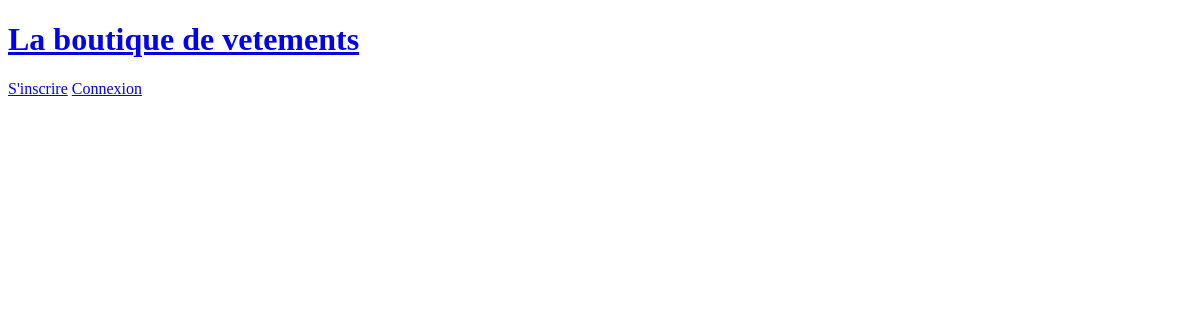
Before: / with the older database file.
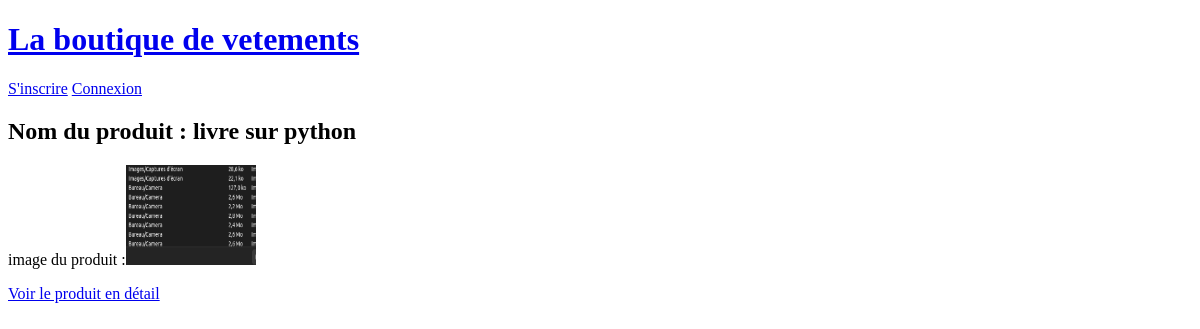
After: the same page with the newer database file.
### store/models.py (models this page shows, shortened)
class Product(models.Model):
    name = models.CharField(max_length=128)
    slug = models.SlugField(max_length=128)
    price = models.FloatField(default=0.0)
    stock = models.IntegerField(default=0)
    description = models.TextField(blank=True)
    thumbnail = models.ImageField(upload_to="products", blank=True, null=True)

### store/views.py (the view)
# urls.py: path('', index, name='index'),
def index(request):
    products = Product.objects.all()
    return render(request, 'store/index.html', context={"products": products})

### store/templates/store/index.html
{% extends 'base.html' %}
{% block content %}
{% for product in products %}
    <h2>Nom du produit : {{ product.name }}</h2>
    image du produit :<img src="{{ product.thumbnail.url }}" alt="{{ product.name }}" width="130px" height="100px">
    <a href="{% url 'product' product.slug %}">
        <p>Voir le produit en détail</p>
    </a>
{% endfor %}
{% endblock %}

### templates/base.html (shortened to what this page needs)
<!DOCTYPE html>
<html lang="fr">
<head>
</head>
<body>
    <a href="{% url 'index' %}">
        <h1> La boutique de vetements</h1>
    </a>
{% if user.is_authenticated %}
    {{ user.username }}
    <a href="{% url 'logout' %}">Se deconnecter</a>
{% else %}
    <a href="{% url 'signup' %}">S'inscrire</a>
    <a href="{% url 'login' %}">Connexion</a>
{% endif %}
    {% block content %}
    {% endblock %}
</body>
</html>

Changed rows visible on the page:
added Product: name "livre sur python", thumbnail (picture)
